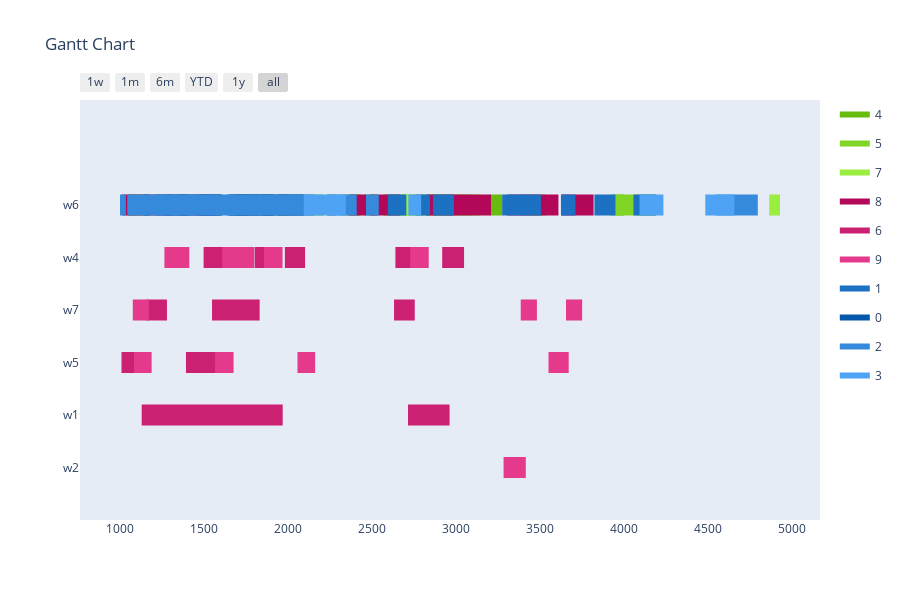

The notebook cell this image was saved under:
### Markdown cell above
Config 2 - Test with Two Point Crossover

### Code cell
optimizer = BaseGA(env)
optimizer.set_minimize()
# optional (in this case, all options given are the default option, if the configuration step is skipped)
optimizer.configure('tardiness', 'twopointcrossover', 'roulettewheel', 'randomize')
# choose an input generator (optional) -> decides how the data gets converted into the optimizer format
#optimizer.set_input_generator('SameLengthAlternativesGenerator')
# all parameters after offspring_amount are optional (in this case -> verbose=True)
result, best_fitness_history, average_fitness_history, best_generation_history, feasible_gen = optimizer.optimize(orders, max_generations, earliest_time_slot, last_time_slot, population_size, offspring_amount, verbose=True)
workstation_assignments = reformat_result(result, orders, env)
visualize(workstation_assignments, best_fitness_history, average_fitness_history, best_generation_history, feasible_gen)

### Figure 1 — Plotly figure (JSON) as saved in the notebook; plotly's stock layout.template omitted (floating-point values rounded to 4 significant figures)
{"data": [{"fill": "toself", "fillcolor": "rgb(104, 188, 14)", "hoverinfo": "name", "legendgroup": "rgb(104, 188, 14)", "mode": "none", "name": "4", "type": "scatter", "x": [2231, 2287, 2287, 2231, 2231, 2667, 2812, 2812, 2667, 2667, 793, 869, 869, 793, 793, 2456, 2512, 2512, 2456, 2456, 1046, 1169, 1169, 1046, 1046, 1676, 1732, 1732, 1676, 1676, 2615, 2725, 2725, 2615, 2615, 2473, 2529, 2529, 2473, 2473, 2956, 3101, 3101, 2956, 2956, 2149, 2213, 2213, 2149, 2149, 3945, 4000, 4000, 3945, 3945, 3201, 3277, 3277, 3201, 3201, 1759, 1884, 1884, 1759, 1759, 2375, 2431, 2431, 2375, 2375, 2569, 2679, 2679, 2569, 2569, 2580, 2656, 2656, 2580, 2580, 1944, 2008, 2008, 1944, 1944, 2813, 2958, 2958, 2813], "y": [4.8, 4.8, 5.2, 5.2, null, 4.8, 4.8, 5.2, 5.2, null, 4.8, 4.8, 5.2, 5.2, null, 4.8, 4.8, 5.2, 5.2, null, 4.8, 4.8, 5.2, 5.2, null, 4.8, 4.8, 5.2, 5.2, null, 4.8, 4.8, 5.2, 5.2, null, 4.8, 4.8, 5.2, 5.2, null, 4.8, 4.8, 5.2, 5.2, null, 4.8, 4.8, 5.2, 5.2, null, 4.8, 4.8, 5.2, 5.2, null, 4.8, 4.8, 5.2, 5.2, null, 4.8, 4.8, 5.2, 5.2, null, 4.8, 4.8, 5.2, 5.2, null, 4.8, 4.8, 5.2, 5.2, null, 4.8, 4.8, 5.2, 5.2, null, 4.8, 4.8, 5.2, 5.2, null, 4.8, 4.8, 5.2, 5.2]}, {"fill": "toself", "fillcolor": "rgb(129, 213, 39)", "hoverinfo": "name", "legendgroup": "rgb(129, 213, 39)", "mode": "none", "name": "5", "type": "scatter", "x": [833, 909, 909, 833, 833, 567, 689, 689, 567, 567, 1453, 1529, 1529, 1453, 1453, 4058, 4183, 4183, 4058, 4058, 593, 658, 658, 593, 593, 402, 467, 467, 402, 402, 490, 555, 555, 490, 490, 2311, 2436, 2436, 2311, 2311, 3470, 3534, 3534, 3470, 3470, 435, 521, 521, 435, 435, 518, 574, 574, 518, 518, 669, 725, 725, 669, 669, 223, 356, 356, 223, 223, 3916, 4049, 4049, 3916, 3916, 3391, 3524, 3524, 3391, 3391, 3939, 4084, 4084, 3939, 3939, 222, 298, 298, 222, 222, 662, 772, 772, 662], "y": [4.8, 4.8, 5.2, 5.2, null, 4.8, 4.8, 5.2, 5.2, null, 4.8, 4.8, 5.2, 5.2, null, 4.8, 4.8, 5.2, 5.2, null, 4.8, 4.8, 5.2, 5.2, null, 4.8, 4.8, 5.2, 5.2, null, 4.8, 4.8, 5.2, 5.2, null, 4.8, 4.8, 5.2, 5.2, null, 4.8, 4.8, 5.2, 5.2, null, 4.8, 4.8, 5.2, 5.2, null, 4.8, 4.8, 5.2, 5.2, null, 4.8, 4.8, 5.2, 5.2, null, 4.8, 4.8, 5.2, 5.2, null, 4.8, 4.8, 5.2, 5.2, null, 4.8, 4.8, 5.2, 5.2, null, 4.8, 4.8, 5.2, 5.2, null, 4.8, 4.8, 5.2, 5.2, null, 4.8, 4.8, 5.2, 5.2]}, {"fill": "toself", "fillcolor": "rgb(154, 238, 64)", "hoverinfo": "name", "legendgroup": "rgb(154, 238, 64)", "mode": "none", "name": "7", "type": "scatter", "x": [3028, 3151, 3151, 3028, 3028, 1221, 1365, 1365, 1221, 1221, 1596, 1729, 1729, 1596, 1596, 4862, 4926, 4926, 4862, 4862, 3059, 3123, 3123, 3059, 3059, 1108, 1163, 1163, 1108, 1108, 350, 426, 426, 350, 350, 1419, 1475, 1475, 1419, 1419, 2887, 2934, 2934, 2887, 2887, 696, 782, 782, 696, 696, 1205, 1260, 1260, 1205, 1205, 2688, 2735, 2735, 2688, 2688, 1536, 1612, 1612, 1536, 1536, 2656, 2721, 2721, 2656, 2656, 2649, 2772, 2772, 2649, 2649, 997, 1141, 1141, 997, 997, 734, 790, 790, 734, 734, 251, 316, 316, 251], "y": [4.8, 4.8, 5.2, 5.2, null, 4.8, 4.8, 5.2, 5.2, null, 4.8, 4.8, 5.2, 5.2, null, 4.8, 4.8, 5.2, 5.2, null, 4.8, 4.8, 5.2, 5.2, null, 4.8, 4.8, 5.2, 5.2, null, 4.8, 4.8, 5.2, 5.2, null, 4.8, 4.8, 5.2, 5.2, null, 4.8, 4.8, 5.2, 5.2, null, 4.8, 4.8, 5.2, 5.2, null, 4.8, 4.8, 5.2, 5.2, null, 4.8, 4.8, 5.2, 5.2, null, 4.8, 4.8, 5.2, 5.2, null, 4.8, 4.8, 5.2, 5.2, null, 4.8, 4.8, 5.2, 5.2, null, 4.8, 4.8, 5.2, 5.2, null, 4.8, 4.8, 5.2, 5.2, null, 4.8, 4.8, 5.2, 5.2]}, {"fill": "toself", "fillcolor": "rgb(179, 7, 89)", "hoverinfo": "name", "legendgroup": "rgb(179, 7, 89)", "mode": "none", "name": "8", "type": "scatter", "x": [696, 801, 801, 696, 696, 2876, 3086, 3086, 2876, 2876, 3095, 3208, 3208, 3095, 3095, 3455, 3609, 3609, 3455, 3455, 3729, 3817, 3817, 3729, 3729, 945, 1125, 1125, 945, 945, 3010, 3160, 3160, 3010, 3010, 3322, 3514, 3514, 3322, 3322, 1605, 1697, 1697, 1605, 1605, 1311, 1416, 1416, 1311, 1311, 2825, 2940, 2940, 2825, 2825, 2486, 2606, 2606, 2486, 2486, 1395, 1528, 1528, 1395, 1395, 1378, 1588, 1588, 1378, 1378, 1833, 1921, 1921, 1833, 1833, 1770, 2010, 2010, 1770, 1770, 2362, 2467, 2467, 2362, 2362, 2567, 2667, 2667, 2567, 2567, 3626, 3818, 3818, 3626, 3626, 3305, 3410, 3410, 3305, 3305, 1016, 1136, 1136, 1016, 1016, 1353, 1593, 1593, 1353, 1353, 1027, 1150, 1150, 1027], "y": [4.8, 4.8, 5.2, 5.2, null, 4.8, 4.8, 5.2, 5.2, null, 4.8, 4.8, 5.2, 5.2, null, 4.8, 4.8, 5.2, 5.2, null, 4.8, 4.8, 5.2, 5.2, null, 4.8, 4.8, 5.2, 5.2, null, 4.8, 4.8, 5.2, 5.2, null, 4.8, 4.8, 5.2, 5.2, null, 4.8, 4.8, 5.2, 5.2, null, 4.8, 4.8, 5.2, 5.2, null, 4.8, 4.8, 5.2, 5.2, null, 4.8, 4.8, 5.2, 5.2, null, 4.8, 4.8, 5.2, 5.2, null, 4.8, 4.8, 5.2, 5.2, null, 4.8, 4.8, 5.2, 5.2, null, 4.8, 4.8, 5.2, 5.2, null, 4.8, 4.8, 5.2, 5.2, null, 4.8, 4.8, 5.2, 5.2, null, 4.8, 4.8, 5.2, 5.2, null, 4.8, 4.8, 5.2, 5.2, null, 4.8, 4.8, 5.2, 5.2, null, 4.8, 4.8, 5.2, 5.2, null, 4.8, 4.8, 5.2, 5.2]}, {"fill": "toself", "fillcolor": "rgb(204, 32, 114)", "hoverinfo": "name", "legendgroup": "rgb(204, 32, 114)", "mode": "none", "name": "6", "type": "scatter", "x": [1803, 1913, 1913, 1803, 1803, 2918, 3048, 3048, 2918, 2918, 1983, 2103, 2103, 1983, 1983, 1500, 1630, 1630, 1500, 1500, 2640, 2780, 2780, 2640, 2640, 1550, 1700, 1700, 1550, 1550, 2632, 2755, 2755, 2632, 2632, 1663, 1833, 1833, 1663, 1663, 1159, 1282, 1282, 1159, 1159, 1716, 1812, 1812, 1716, 1716, 479, 649, 649, 479, 479, 1161, 1257, 1257, 1161, 1161, 563, 683, 683, 563, 563, 508, 628, 628, 508, 508, 1395, 1595, 1595, 1395, 1395, 1012, 1117, 1117, 1012, 1012, 2715, 2962, 2962, 2715, 2715, 885, 1132, 1132, 885], "y": [3.8, 3.8, 4.2, 4.2, null, 3.8, 3.8, 4.2, 4.2, null, 3.8, 3.8, 4.2, 4.2, null, 3.8, 3.8, 4.2, 4.2, null, 3.8, 3.8, 4.2, 4.2, null, 2.8, 2.8, 3.2, 3.2, null, 2.8, 2.8, 3.2, 3.2, null, 2.8, 2.8, 3.2, 3.2, null, 2.8, 2.8, 3.2, 3.2, null, 2.8, 2.8, 3.2, 3.2, null, 2.8, 2.8, 3.2, 3.2, null, 2.8, 2.8, 3.2, 3.2, null, 1.8, 1.8, 2.2, 2.2, null, 1.8, 1.8, 2.2, 2.2, null, 1.8, 1.8, 2.2, 2.2, null, 1.8, 1.8, 2.2, 2.2, null, 0.8, 0.8, 1.2, 1.2, null, 0.8, 0.8, 1.2, 1.2]}, {"fill": "toself", "fillcolor": "rgb(229, 57, 139)", "hoverinfo": "name", "legendgroup": "rgb(229, 57, 139)", "mode": "none", "name": "9", "type": "scatter", "x": [1670, 1800, 1800, 1670, 1670, 1610, 1730, 1730, 1610, 1610, 1267, 1387, 1387, 1267, 1267, 1285, 1415, 1415, 1285, 1285, 2728, 2838, 2838, 2728, 2728, 1859, 1969, 1969, 1859, 1859, 3385, 3481, 3481, 3385, 3385, 870, 993, 993, 870, 870, 1079, 1175, 1175, 1079, 1079, 3654, 3750, 3750, 3654, 3654, 607, 730, 730, 607, 607, 3550, 3670, 3670, 3550, 3550, 1086, 1191, 1191, 1086, 1086, 626, 736, 736, 626, 626, 2058, 2163, 2163, 2058, 2058, 1568, 1678, 1678, 1568, 1568, 3283, 3415, 3415, 3283, 3283, 440, 663, 663, 440], "y": [3.8, 3.8, 4.2, 4.2, null, 3.8, 3.8, 4.2, 4.2, null, 3.8, 3.8, 4.2, 4.2, null, 3.8, 3.8, 4.2, 4.2, null, 3.8, 3.8, 4.2, 4.2, null, 3.8, 3.8, 4.2, 4.2, null, 2.8, 2.8, 3.2, 3.2, null, 2.8, 2.8, 3.2, 3.2, null, 2.8, 2.8, 3.2, 3.2, null, 2.8, 2.8, 3.2, 3.2, null, 2.8, 2.8, 3.2, 3.2, null, 1.8, 1.8, 2.2, 2.2, null, 1.8, 1.8, 2.2, 2.2, null, 1.8, 1.8, 2.2, 2.2, null, 1.8, 1.8, 2.2, 2.2, null, 1.8, 1.8, 2.2, 2.2, null, -0.2, -0.2, 0.2, 0.2, null, -0.2, -0.2, 0.2, 0.2]}, {"fill": "toself", "fillcolor": "rgb(29, 113, 195)", "hoverinfo": "name", "legendgroup": "rgb(29, 113, 195)", "mode": "none", "name": "1", "type": "scatter", "x": [2595, 2705, 2705, 2595, 2595, 2759, 2846, 2846, 2759, 2759, 487, 534, 534, 487, 487, 2863, 2988, 2988, 2863, 2863, 1593, 1640, 1640, 1593, 1593, 944, 1030, 1030, 944, 944, 3624, 3710, 3710, 3624, 3624, 3823, 3948, 3948, 3823, 3823, 1150, 1214, 1214, 1150, 1150, 591, 638, 638, 591, 591, 3632, 3696, 3696, 3632, 3632, 4055, 4188, 4188, 4055, 4055, 3428, 3505, 3505, 3428, 3428, 533, 598, 598, 533, 533, 1033, 1166, 1166, 1033, 1033, 2011, 2096, 2096, 2011, 2011, 3308, 3433, 3433, 3308, 3308, 3275, 3362, 3362, 3275], "y": [4.8, 4.8, 5.2, 5.2, null, 4.8, 4.8, 5.2, 5.2, null, 4.8, 4.8, 5.2, 5.2, null, 4.8, 4.8, 5.2, 5.2, null, 4.8, 4.8, 5.2, 5.2, null, 4.8, 4.8, 5.2, 5.2, null, 4.8, 4.8, 5.2, 5.2, null, 4.8, 4.8, 5.2, 5.2, null, 4.8, 4.8, 5.2, 5.2, null, 4.8, 4.8, 5.2, 5.2, null, 4.8, 4.8, 5.2, 5.2, null, 4.8, 4.8, 5.2, 5.2, null, 4.8, 4.8, 5.2, 5.2, null, 4.8, 4.8, 5.2, 5.2, null, 4.8, 4.8, 5.2, 5.2, null, 4.8, 4.8, 5.2, 5.2, null, 4.8, 4.8, 5.2, 5.2, null, 4.8, 4.8, 5.2, 5.2]}, {"fill": "toself", "fillcolor": "rgb(4, 88, 170)", "hoverinfo": "name", "legendgroup": "rgb(4, 88, 170)", "mode": "none", "name": "0", "type": "scatter", "x": [1503, 1608, 1608, 1503, 1503, 712, 842, 842, 712, 712, 1273, 1513, 1513, 1273, 1273, 342, 455, 455, 342, 342, 1564, 1694, 1694, 1564, 1564, 1473, 1596, 1596, 1473, 1473, 746, 866, 866, 746, 746, 1914, 2034, 2034, 1914, 1914, 277, 382, 382, 277, 277, 1651, 1831, 1831, 1651, 1651, 594, 724, 724, 594, 594, 2008, 2153, 2153, 2008, 2008, 206, 376, 376, 206, 206, 543, 735, 735, 543, 543, 653, 807, 807, 653, 653, 1947, 2101, 2101, 1947, 1947, 1694, 1848, 1848, 1694, 1694, 1174, 1354, 1354, 1174, 1174, 876, 981, 981, 876, 876, 1275, 1405, 1405, 1275, 1275, 784, 929, 929, 784, 784, 1936, 2106, 2106, 1936, 1936, 928, 1138, 1138, 928], "y": [4.8, 4.8, 5.2, 5.2, null, 4.8, 4.8, 5.2, 5.2, null, 4.8, 4.8, 5.2, 5.2, null, 4.8, 4.8, 5.2, 5.2, null, 4.8, 4.8, 5.2, 5.2, null, 4.8, 4.8, 5.2, 5.2, null, 4.8, 4.8, 5.2, 5.2, null, 4.8, 4.8, 5.2, 5.2, null, 4.8, 4.8, 5.2, 5.2, null, 4.8, 4.8, 5.2, 5.2, null, 4.8, 4.8, 5.2, 5.2, null, 4.8, 4.8, 5.2, 5.2, null, 4.8, 4.8, 5.2, 5.2, null, 4.8, 4.8, 5.2, 5.2, null, 4.8, 4.8, 5.2, 5.2, null, 4.8, 4.8, 5.2, 5.2, null, 4.8, 4.8, 5.2, 5.2, null, 4.8, 4.8, 5.2, 5.2, null, 4.8, 4.8, 5.2, 5.2, null, 4.8, 4.8, 5.2, 5.2, null, 4.8, 4.8, 5.2, 5.2, null, 4.8, 4.8, 5.2, 5.2, null, 4.8, 4.8, 5.2, 5.2]}, {"fill": "toself", "fillcolor": "rgb(54, 138, 220)", "hoverinfo": "name", "legendgroup": "rgb(54, 138, 220)", "mode": "none", "name": "2", "type": "scatter", "x": [477, 622, 622, 477, 477, 4544, 4794, 4794, 4544, 4544, 299, 463, 463, 299, 299, 1003, 1145, 1145, 1003, 1003, 2465, 2541, 2541, 2465, 2465, 460, 710, 710, 460, 460, 1352, 1507, 1507, 1352, 1352, 950, 1046, 1046, 950, 950, 544, 699, 699, 544, 544, 409, 634, 634, 409, 409, 852, 1077, 1077, 852, 852, 865, 1038, 1038, 865, 865, 1936, 2100, 2100, 1936, 1936, 2237, 2410, 2410, 2237, 2237, 362, 507, 507, 362], "y": [4.8, 4.8, 5.2, 5.2, null, 4.8, 4.8, 5.2, 5.2, null, 4.8, 4.8, 5.2, 5.2, null, 4.8, 4.8, 5.2, 5.2, null, 4.8, 4.8, 5.2, 5.2, null, 4.8, 4.8, 5.2, 5.2, null, 4.8, 4.8, 5.2, 5.2, null, 4.8, 4.8, 5.2, 5.2, null, 4.8, 4.8, 5.2, 5.2, null, 4.8, 4.8, 5.2, 5.2, null, 4.8, 4.8, 5.2, 5.2, null, 4.8, 4.8, 5.2, 5.2, null, 4.8, 4.8, 5.2, 5.2, null, 4.8, 4.8, 5.2, 5.2, null, 4.8, 4.8, 5.2, 5.2]}, {"fill": "toself", "fillcolor": "rgb(79, 163, 245)", "hoverinfo": "name", "legendgroup": "rgb(79, 163, 245)", "mode": "none", "name": "3", "type": "scatter", "x": [370, 506, 506, 370, 370, 4482, 4655, 4655, 4482, 4482, 2095, 2345, 2345, 2095, 2095, 2717, 2793, 2793, 2717, 2717, 608, 772, 772, 608, 608, 280, 345, 345, 280, 280, 642, 892, 892, 642, 642, 739, 881, 881, 739, 739, 4091, 4233, 4233, 4091, 4091, 533, 669, 669, 533, 533, 363, 518, 518, 363, 363, 873, 969, 969, 873, 873, 642, 787, 787, 642, 642, 629, 802, 802, 629, 629, 496, 721, 721, 496], "y": [4.8, 4.8, 5.2, 5.2, null, 4.8, 4.8, 5.2, 5.2, null, 4.8, 4.8, 5.2, 5.2, null, 4.8, 4.8, 5.2, 5.2, null, 4.8, 4.8, 5.2, 5.2, null, 4.8, 4.8, 5.2, 5.2, null, 4.8, 4.8, 5.2, 5.2, null, 4.8, 4.8, 5.2, 5.2, null, 4.8, 4.8, 5.2, 5.2, null, 4.8, 4.8, 5.2, 5.2, null, 4.8, 4.8, 5.2, 5.2, null, 4.8, 4.8, 5.2, 5.2, null, 4.8, 4.8, 5.2, 5.2, null, 4.8, 4.8, 5.2, 5.2, null, 4.8, 4.8, 5.2, 5.2]}, {"legendgroup": "rgb(104, 188, 14)", "marker": {"color": "rgb(104, 188, 14)", "opacity": 0, "size": 1}, "mode": "markers", "name": "", "showlegend": false, "text": [null, null, null, null, null, null, null, null, null, null, null, null, null, null, null, null, null, null, null, null, null, null, null, null, null, null, null, null, null, null, null, null, null, null, null, null], "type": "scatter", "x": [2231, 2287, 2667, 2812, 793, 869, 2456, 2512, 1046, 1169, 1676, 1732, 2615, 2725, 2473, 2529, 2956, 3101, 2149, 2213, 3945, 4000, 3201, 3277, 1759, 1884, 2375, 2431, 2569, 2679, 2580, 2656, 1944, 2008, 2813, 2958], "y": [5, 5, 5, 5, 5, 5, 5, 5, 5, 5, 5, 5, 5, 5, 5, 5, 5, 5, 5, 5, 5, 5, 5, 5, 5, 5, 5, 5, 5, 5, 5, 5, 5, 5, 5, 5]}, {"legendgroup": "rgb(129, 213, 39)", "marker": {"color": "rgb(129, 213, 39)", "opacity": 0, "size": 1}, "mode": "markers", "name": "", "showlegend": false, "text": [null, null, null, null, null, null, null, null, null, null, null, null, null, null, null, null, null, null, null, null, null, null, null, null, null, null, null, null, null, null, null, null, null, null, null, null], "type": "scatter", "x": [833, 909, 567, 689, 1453, 1529, 4058, 4183, 593, 658, 402, 467, 490, 555, 2311, 2436, 3470, 3534, 435, 521, 518, 574, 669, 725, 223, 356, 3916, 4049, 3391, 3524, 3939, 4084, 222, 298, 662, 772], "y": [5, 5, 5, 5, 5, 5, 5, 5, 5, 5, 5, 5, 5, 5, 5, 5, 5, 5, 5, 5, 5, 5, 5, 5, 5, 5, 5, 5, 5, 5, 5, 5, 5, 5, 5, 5]}, {"legendgroup": "rgb(154, 238, 64)", "marker": {"color": "rgb(154, 238, 64)", "opacity": 0, "size": 1}, "mode": "markers", "name": "", "showlegend": false, "text": [null, null, null, null, null, null, null, null, null, null, null, null, null, null, null, null, null, null, null, null, null, null, null, null, null, null, null, null, null, null, null, null, null, null, null, null], "type": "scatter", "x": [3028, 3151, 1221, 1365, 1596, 1729, 4862, 4926, 3059, 3123, 1108, 1163, 350, 426, 1419, 1475, 2887, 2934, 696, 782, 1205, 1260, 2688, 2735, 1536, 1612, 2656, 2721, 2649, 2772, 997, 1141, 734, 790, 251, 316], "y": [5, 5, 5, 5, 5, 5, 5, 5, 5, 5, 5, 5, 5, 5, 5, 5, 5, 5, 5, 5, 5, 5, 5, 5, 5, 5, 5, 5, 5, 5, 5, 5, 5, 5, 5, 5]}, {"legendgroup": "rgb(179, 7, 89)", "marker": {"color": "rgb(179, 7, 89)", "opacity": 0, "size": 1}, "mode": "markers", "name": "", "showlegend": false, "text": [null, null, null, null, null, null, null, null, null, null, null, null, null, null, null, null, null, null, null, null, null, null, null, null, null, null, null, null, null, null, null, null, null, null, null, null, null, null, null, null, null, null, null, null, null, null], "type": "scatter", "x": [696, 801, 2876, 3086, 3095, 3208, 3455, 3609, 3729, 3817, 945, 1125, 3010, 3160, 3322, 3514, 1605, 1697, 1311, 1416, 2825, 2940, 2486, 2606, 1395, 1528, 1378, 1588, 1833, 1921, 1770, 2010, 2362, 2467, 2567, 2667, 3626, 3818, 3305, 3410, 1016, 1136, 1353, 1593, 1027, 1150], "y": [5, 5, 5, 5, 5, 5, 5, 5, 5, 5, 5, 5, 5, 5, 5, 5, 5, 5, 5, 5, 5, 5, 5, 5, 5, 5, 5, 5, 5, 5, 5, 5, 5, 5, 5, 5, 5, 5, 5, 5, 5, 5, 5, 5, 5, 5]}, {"legendgroup": "rgb(204, 32, 114)", "marker": {"color": "rgb(204, 32, 114)", "opacity": 0, "size": 1}, "mode": "markers", "name": "", "showlegend": false, "text": [null, null, null, null, null, null, null, null, null, null, null, null, null, null, null, null, null, null, null, null, null, null, null, null, null, null, null, null, null, null, null, null, null, null, null, null], "type": "scatter", "x": [1803, 1913, 2918, 3048, 1983, 2103, 1500, 1630, 2640, 2780, 1550, 1700, 2632, 2755, 1663, 1833, 1159, 1282, 1716, 1812, 479, 649, 1161, 1257, 563, 683, 508, 628, 1395, 1595, 1012, 1117, 2715, 2962, 885, 1132], "y": [4, 4, 4, 4, 4, 4, 4, 4, 4, 4, 3, 3, 3, 3, 3, 3, 3, 3, 3, 3, 3, 3, 3, 3, 2, 2, 2, 2, 2, 2, 2, 2, 1, 1, 1, 1]}, {"legendgroup": "rgb(229, 57, 139)", "marker": {"color": "rgb(229, 57, 139)", "opacity": 0, "size": 1}, "mode": "markers", "name": "", "showlegend": false, "text": [null, null, null, null, null, null, null, null, null, null, null, null, null, null, null, null, null, null, null, null, null, null, null, null, null, null, null, null, null, null, null, null, null, null, null, null], "type": "scatter", "x": [1670, 1800, 1610, 1730, 1267, 1387, 1285, 1415, 2728, 2838, 1859, 1969, 3385, 3481, 870, 993, 1079, 1175, 3654, 3750, 607, 730, 3550, 3670, 1086, 1191, 626, 736, 2058, 2163, 1568, 1678, 3283, 3415, 440, 663], "y": [4, 4, 4, 4, 4, 4, 4, 4, 4, 4, 4, 4, 3, 3, 3, 3, 3, 3, 3, 3, 3, 3, 2, 2, 2, 2, 2, 2, 2, 2, 2, 2, 0, 0, 0, 0]}, {"legendgroup": "rgb(29, 113, 195)", "marker": {"color": "rgb(29, 113, 195)", "opacity": 0, "size": 1}, "mode": "markers", "name": "", "showlegend": false, "text": [null, null, null, null, null, null, null, null, null, null, null, null, null, null, null, null, null, null, null, null, null, null, null, null, null, null, null, null, null, null, null, null, null, null, null, null], "type": "scatter", "x": [2595, 2705, 2759, 2846, 487, 534, 2863, 2988, 1593, 1640, 944, 1030, 3624, 3710, 3823, 3948, 1150, 1214, 591, 638, 3632, 3696, 4055, 4188, 3428, 3505, 533, 598, 1033, 1166, 2011, 2096, 3308, 3433, 3275, 3362], "y": [5, 5, 5, 5, 5, 5, 5, 5, 5, 5, 5, 5, 5, 5, 5, 5, 5, 5, 5, 5, 5, 5, 5, 5, 5, 5, 5, 5, 5, 5, 5, 5, 5, 5, 5, 5]}, {"legendgroup": "rgb(4, 88, 170)", "marker": {"color": "rgb(4, 88, 170)", "opacity": 0, "size": 1}, "mode": "markers", "name": "", "showlegend": false, "text": [null, null, null, null, null, null, null, null, null, null, null, null, null, null, null, null, null, null, null, null, null, null, null, null, null, null, null, null, null, null, null, null, null, null, null, null, null, null, null, null, null, null, null, null, null, null], "type": "scatter", "x": [1503, 1608, 712, 842, 1273, 1513, 342, 455, 1564, 1694, 1473, 1596, 746, 866, 1914, 2034, 277, 382, 1651, 1831, 594, 724, 2008, 2153, 206, 376, 543, 735, 653, 807, 1947, 2101, 1694, 1848, 1174, 1354, 876, 981, 1275, 1405, 784, 929, 1936, 2106, 928, 1138], "y": [5, 5, 5, 5, 5, 5, 5, 5, 5, 5, 5, 5, 5, 5, 5, 5, 5, 5, 5, 5, 5, 5, 5, 5, 5, 5, 5, 5, 5, 5, 5, 5, 5, 5, 5, 5, 5, 5, 5, 5, 5, 5, 5, 5, 5, 5]}, {"legendgroup": "rgb(54, 138, 220)", "marker": {"color": "rgb(54, 138, 220)", "opacity": 0, "size": 1}, "mode": "markers", "name": "", "showlegend": false, "text": [null, null, null, null, null, null, null, null, null, null, null, null, null, null, null, null, null, null, null, null, null, null, null, null, null, null, null, null, null, null], "type": "scatter", "x": [477, 622, 4544, 4794, 299, 463, 1003, 1145, 2465, 2541, 460, 710, 1352, 1507, 950, 1046, 544, 699, 409, 634, 852, 1077, 865, 1038, 1936, 2100, 2237, 2410, 362, 507], "y": [5, 5, 5, 5, 5, 5, 5, 5, 5, 5, 5, 5, 5, 5, 5, 5, 5, 5, 5, 5, 5, 5, 5, 5, 5, 5, 5, 5, 5, 5]}, {"legendgroup": "rgb(79, 163, 245)", "marker": {"color": "rgb(79, 163, 245)", "opacity": 0, "size": 1}, "mode": "markers", "name": "", "showlegend": false, "text": [null, null, null, null, null, null, null, null, null, null, null, null, null, null, null, null, null, null, null, null, null, null, null, null, null, null, null, null, null, null], "type": "scatter", "x": [370, 506, 4482, 4655, 2095, 2345, 2717, 2793, 608, 772, 280, 345, 642, 892, 739, 881, 4091, 4233, 533, 669, 363, 518, 873, 969, 642, 787, 629, 802, 496, 721], "y": [5, 5, 5, 5, 5, 5, 5, 5, 5, 5, 5, 5, 5, 5, 5, 5, 5, 5, 5, 5, 5, 5, 5, 5, 5, 5, 5, 5, 5, 5]}], "layout": {"height": 600, "hovermode": "closest", "showlegend": true, "title": {"text": "Gantt Chart"}, "xaxis": {"rangeselector": {"buttons": [{"count": 7, "label": "1w", "step": "day", "stepmode": "backward"}, {"count": 1, "label": "1m", "step": "month", "stepmode": "backward"}, {"count": 6, "label": "6m", "step": "month", "stepmode": "backward"}, {"count": 1, "label": "YTD", "step": "year", "stepmode": "todate"}, {"count": 1, "label": "1y", "step": "year", "stepmode": "backward"}, {"step": "all"}]}, "showgrid": false, "type": "date", "zeroline": false}, "yaxis": {"autorange": false, "range": [-1, 7], "showgrid": false, "ticktext": ["w2", "w1", "w5", "w7", "w4", "w6"], "tickvals": [0, 1, 2, 3, 4, 5], "zeroline": false}}}
